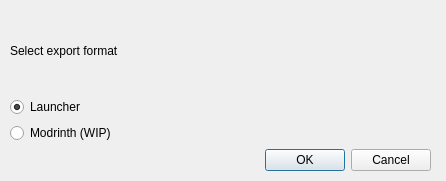
<?xml version="1.0" encoding="UTF-8"?>
<ui version="4.0">
 <class>SelectInstanceExportFormatDialog</class>
 <widget class="QDialog" name="SelectInstanceExportFormatDialog">
  <property name="geometry">
   <rect>
    <x>0</x>
    <y>0</y>
    <width>446</width>
    <height>181</height>
   </rect>
  </property>
  <property name="windowTitle">
   <string>Select Instance Export Format</string>
  </property>
  <widget class="QWidget" name="verticalLayoutWidget">
   <property name="geometry">
    <rect>
     <x>10</x>
     <y>10</y>
     <width>421</width>
     <height>161</height>
    </rect>
   </property>
   <layout class="QVBoxLayout" name="verticalLayout">
    <item>
     <widget class="QLabel" name="label">
      <property name="text">
       <string>Select export format</string>
      </property>
     </widget>
    </item>
    <item>
     <widget class="QRadioButton" name="mmcFormat">
      <property name="text">
       <string>Launcher</string>
      </property>
      <property name="checked">
       <bool>true</bool>
      </property>
     </widget>
    </item>
    <item>
     <widget class="QRadioButton" name="modrinthFormat">
      <property name="text">
       <string>Modrinth (WIP)</string>
      </property>
     </widget>
    </item>
    <item>
     <widget class="QDialogButtonBox" name="buttonBox">
      <property name="standardButtons">
       <set>QDialogButtonBox::Cancel|QDialogButtonBox::Ok</set>
      </property>
     </widget>
    </item>
   </layout>
  </widget>
 </widget>
 <resources/>
 <connections>
  <connection>
   <sender>buttonBox</sender>
   <signal>accepted()</signal>
   <receiver>SelectInstanceExportFormatDialog</receiver>
   <slot>accept()</slot>
   <hints>
    <hint type="sourcelabel">
     <x>220</x>
     <y>152</y>
    </hint>
    <hint type="destinationlabel">
     <x>222</x>
     <y>90</y>
    </hint>
   </hints>
  </connection>
  <connection>
   <sender>buttonBox</sender>
   <signal>rejected()</signal>
   <receiver>SelectInstanceExportFormatDialog</receiver>
   <slot>reject()</slot>
   <hints>
    <hint type="sourcelabel">
     <x>220</x>
     <y>152</y>
    </hint>
    <hint type="destinationlabel">
     <x>222</x>
     <y>90</y>
    </hint>
   </hints>
  </connection>
 </connections>
</ui>
